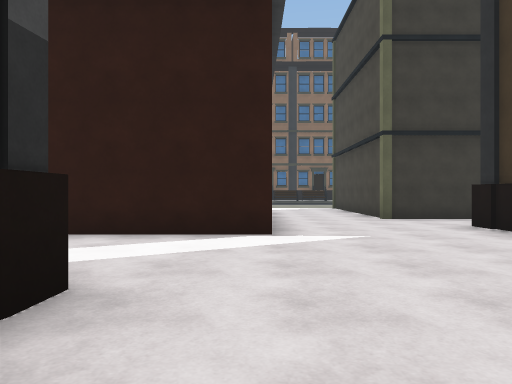
View 1 (above)

24 first-person views from a walk through a 3-D level made in the Unity game engine. The camera is 1.2 m above the floor, looks level and sees 70° across. The floor is counted in squares, 2 m on a side. Each view is taken from the middle of a square. On the plan, view 1 faces up. The plan holds only what a view shows up to about 10 squares ahead; the rest is blank. The place goes on beyond the plan. The player character is not drawn. Surface patterns are stand-ins for the level's own textures.

View 2
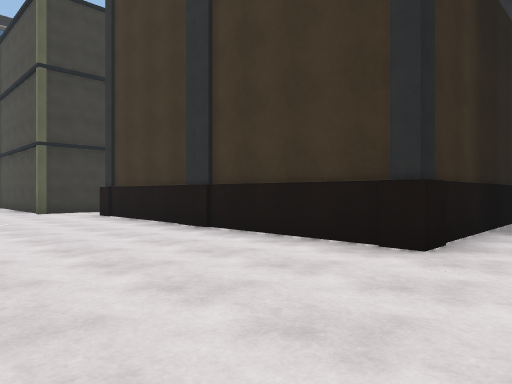

View 3
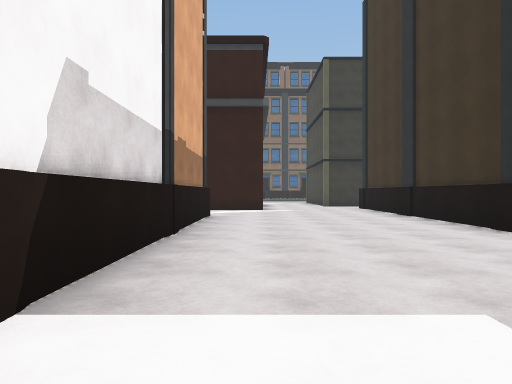

View 4
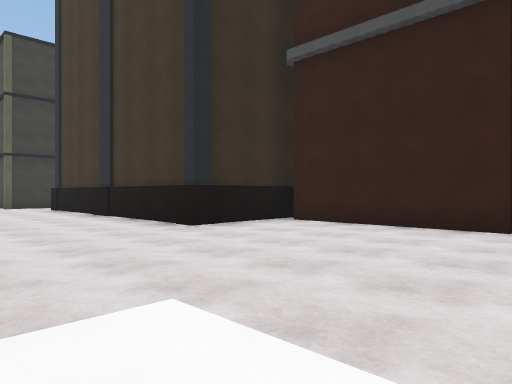

View 5
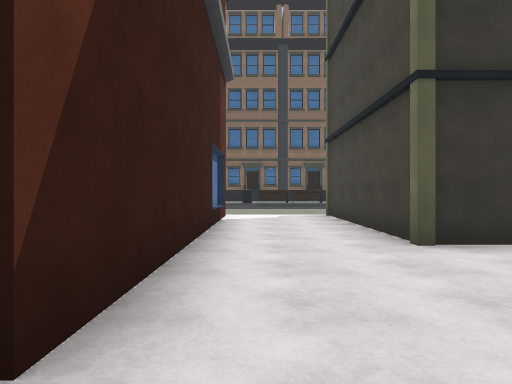

View 6
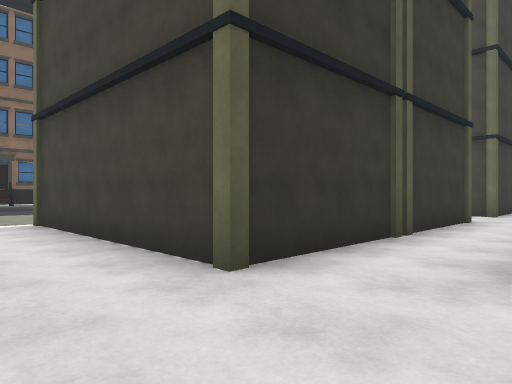

View 7
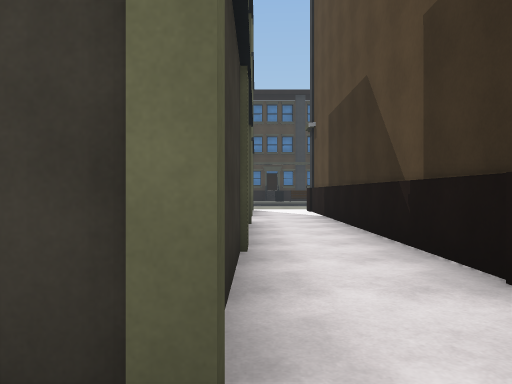

View 8
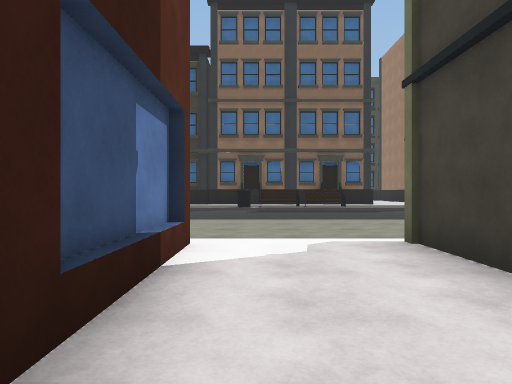

View 9
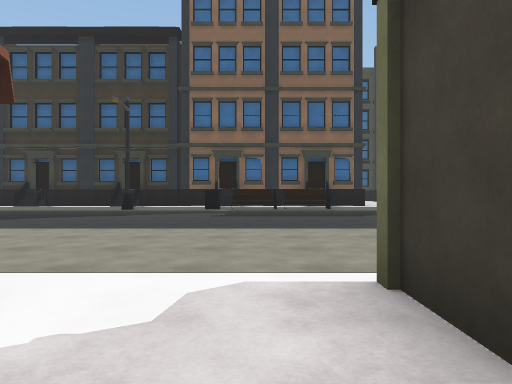

View 10
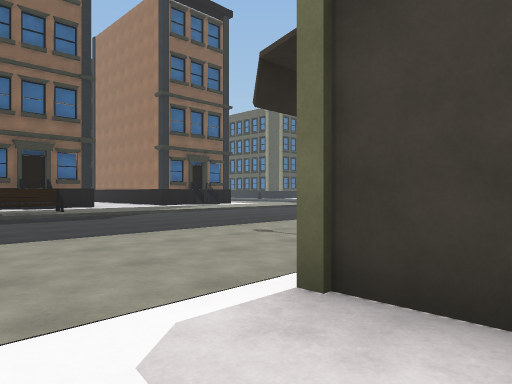

View 11
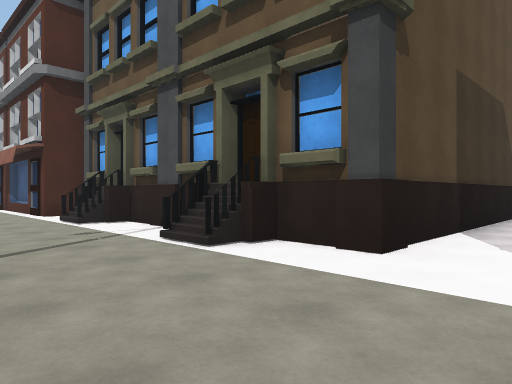

View 12
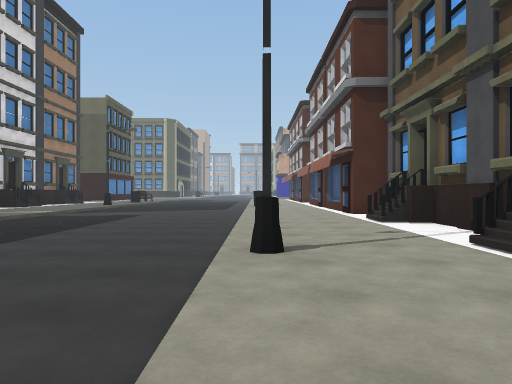

View 13
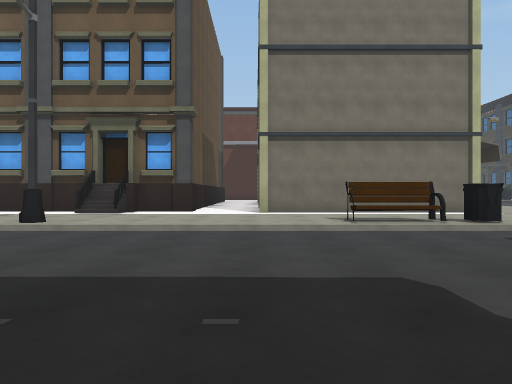

View 14
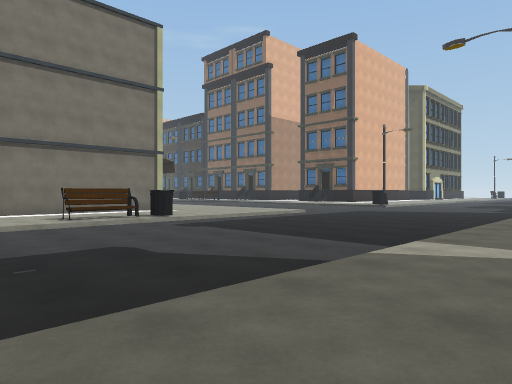

View 15
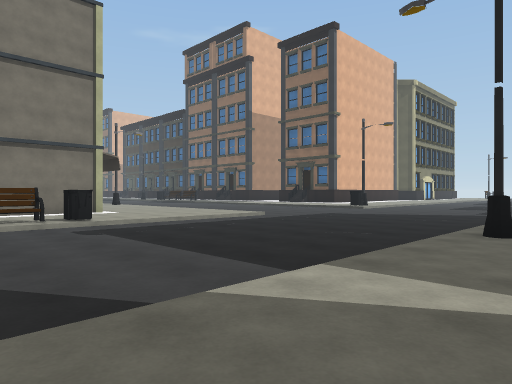

View 16
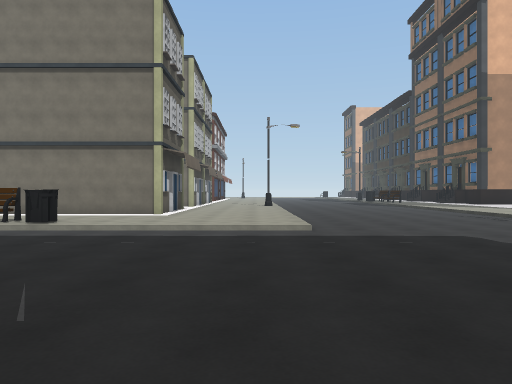

View 17
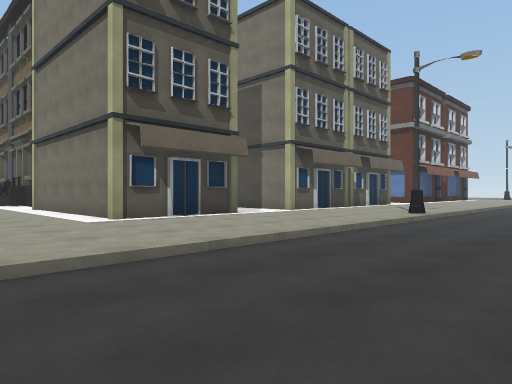

View 18
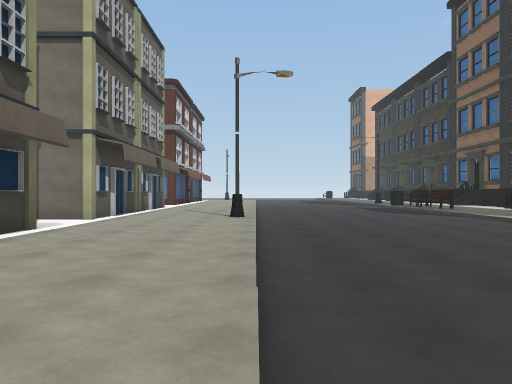

View 19
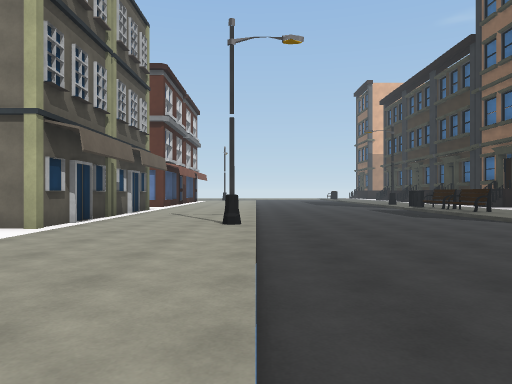

View 20
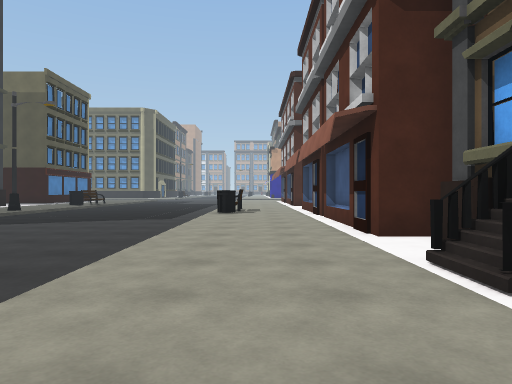

View 21
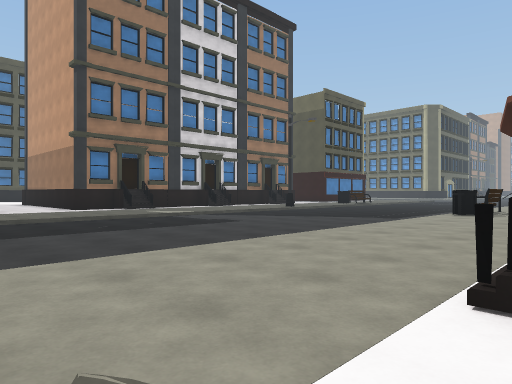

View 22
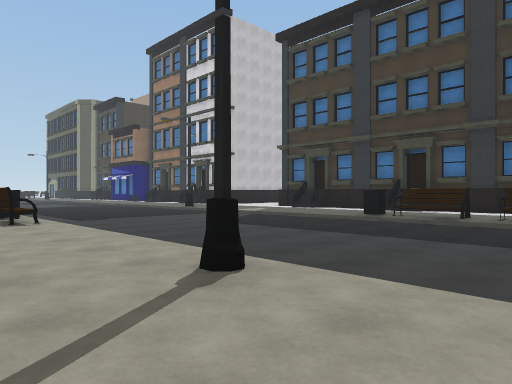

View 23
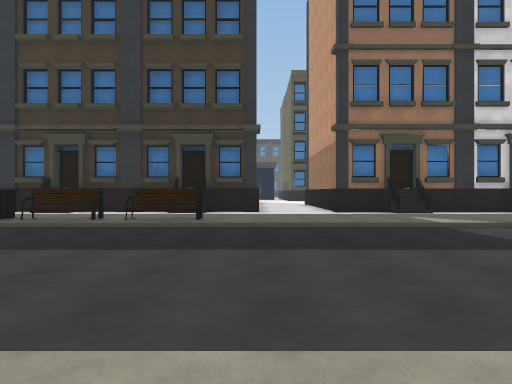

View 24
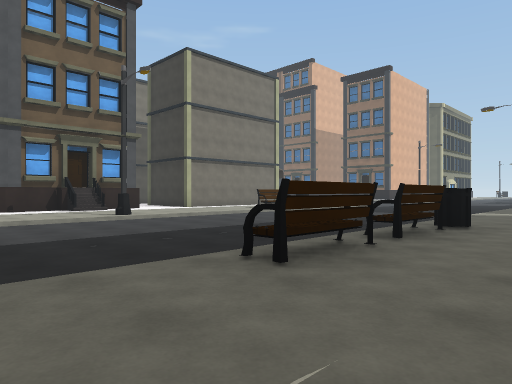

### Floor plan
Key: @ floor where view 1 was taken; # wall or solid block; . main floor; - floor 0.25 m lower than the main floor; / step, stairs or slope; O other object.
Columns run from 4 left of view 1 to 26 right of it. Each row starts with its distance up from view 1.
 24        OO.
 23        ///////
 22        --------   ---
 21 ----------------- ----
 20 ------------------------
 19 ----------------------------
 18  ---------------------------
 17   ----------O-----////-----/
 16   ....................-----/.
 15    ...................-----/O
 14     ..................-----/.
 13     O..#######.####...-----/.
 12     #..#  #  #    #..O-----/..
 11     #..#          #.O/-----/..
 10     #..#          #.OO-----/..
  9     #..#       ## #...-----/..
  8     #..#######..###...-----/..
  7     #.................-----/O.
  6     #...##########....-----/O.
  5  ####...#        ##...-----/O..
  4   ......#        ##..O-----/...
  3   ......#        #....-----/O..
  2   #.....#        #....-----//..
  1   #.....#        ##...-----/...
  0   #.@...#        ##...-----/...
 -1   #.....######   #....-----/...
 -2   #........##    ##...-----/...
 -3   #........       #...-----/...
 -4   #........       O...-----/...
 -5   #........       O...----- ...
 -6    ........       #...-----
 -7     ....          O..O-----

Positions as (right, up) in squares from view 1, and headings:
1: (0, 0), facing up
2: (0, -3), facing up-right
3: (0, -7), facing up
4: (0, -7), facing up-right
5: (1, 4), facing up
6: (1, 6), facing up-right
7: (2, 8), facing right
8: (1, 9), facing up
9: (2, 11), facing up
10: (1, 12), facing up-right
11: (17, 8), facing down-left
12: (17, 8), facing down
13: (23, 8), facing left
14: (25, 7), facing up-left
15: (25, 9), facing up-left
16: (24, 16), facing left
17: (17, 20), facing down-left
18: (17, 17), facing left
19: (15, 17), facing left
20: (16, 3), facing down
21: (14, 3), facing down-right
22: (15, 2), facing up-right
23: (16, 1), facing right
24: (26, 0), facing up-left
